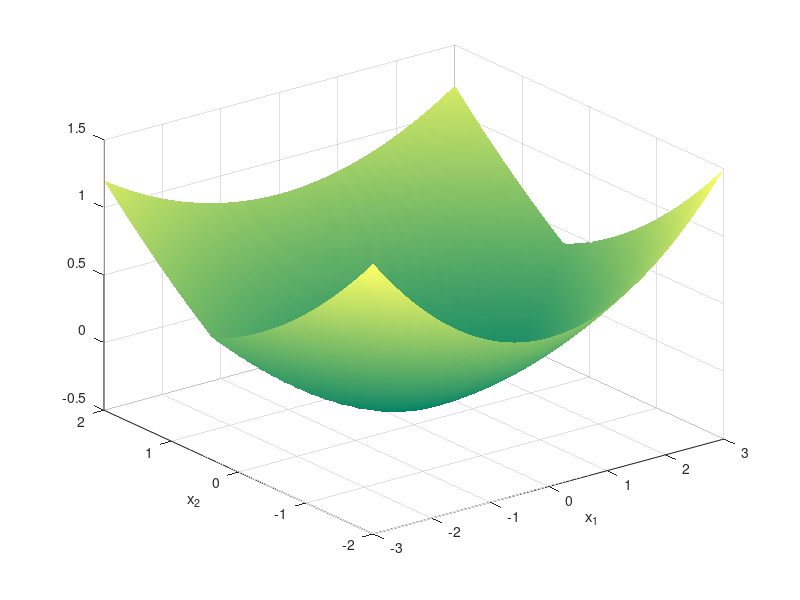

MATLAB code to generate this figure: (Note: this script raises an error after producing the figure.)
X1=-3:.05:3;
X2=-2:.05:2;
[x1,x2]=meshgrid(X1,X2);
colormap('summer')
surf(x1,x2,max(0.1*(x1.^2+(x2-1.5).^2-25/4),0.05*(x1.^2+(x2+15/4).^2-289/16)))
s=1.5;
shading('interp')
xlabel('x_1')
ylabel('x_2')
alpha(.5) % needs OpenGL
pause
hold on
for t=[.5]
   surf(x1,x2,t*log(exp(0.1*(x1.^2+(x2-1.5).^2-25/4)/t)+exp(0.05*(x1.^2+(x2+15/4).^2-289/16)/t))-s*t*log(2))
   shading('interp')
   alpha(.5)
end
hold off
hold on
surf(x1,x2,0*x1+0*x2)
hold off
